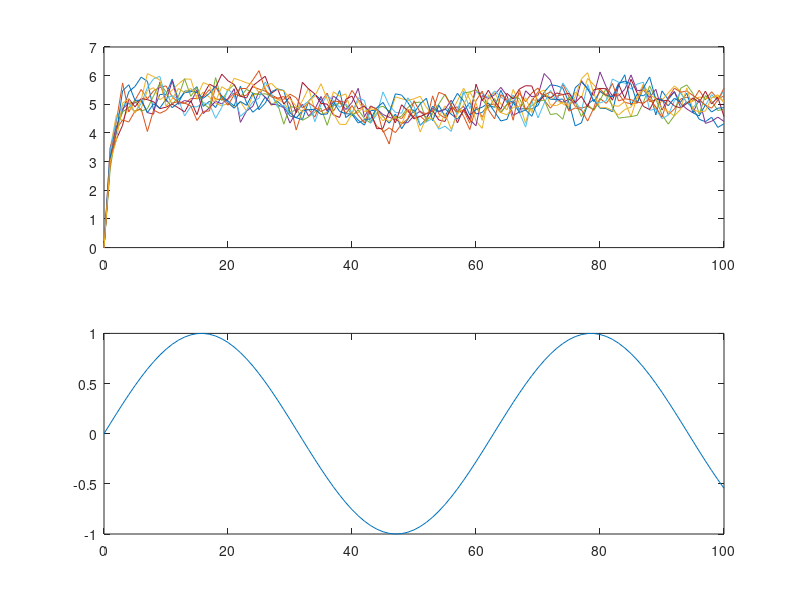

Write the MATLAB code that produced this figure. (Note: this script raises an error after producing the figure.)
clear


theta=1;
mu=5;
sigma=0.5;
alpha = 0.25;

Tmax    = 100;
dT      = 0.01; % integration step
deltaT  = 1; % sampling time
Ntimes  = 10;
times = [0:dT:Tmax];
%u = zeros(size(times));
%u = times>Tmax/3 & times<Tmax*2/3;
u = sin(times/10);

% sde=hwv(theta,mu,sigma, 'StartState', 1); 
% [paths,times]=simByEuler(sde, Tmax/dT, 'nTrials', Ntimes, 'DeltaTime', dT); 
% [paths,times]=simulate(sde, Tmax/dT, 'nTrials', Ntimes, 'DeltaTime', dT); 
% data=squeeze(paths);

X=nan(length(times),Ntimes);
X(1,:)=zeros(1,Ntimes);
for i=1:length(times)
    X(i+1,:)= X(i,:) + (theta*(mu-X(i,:)) + alpha*u(i))*dT + sigma* sqrt(dT) * randn(1,Ntimes);
end

X_data=X(1:deltaT/dT:end,:);
u_data=u(1:deltaT/dT:end)';
times=times(1:deltaT/dT:end);

figure; 
subplot(2,1,1)
plot(times, X_data)
subplot(2,1,2)
plot(times, u_data)

[m_LASSO, t_LASSO, s_LASSO, a_LASSO] = LASSO_SDE_parameters(X_data, u_data, deltaT);
[m_OLS, t_OLS, s_OLS]       = LS_SDE_parameters(X_data, deltaT);
[m_MLE, t_MLE, s_MLE]       = MLE_SDE_parameters(X_data, deltaT);

fprintf('Parameters: Tmax=%.1f\tdT=%.3f\tdeltaT=%.3f\tNtimes=%d\n', Tmax, dT, deltaT, Ntimes)
fprintf('Parameters: mean(data)=%.3f\tstd(data)=%.3f\n\n', mean(X_data(:)), std(X_data(:)))
fprintf('\ttheta\tmu\tsigma\talpha\n')
fprintf('TRUE\t%.2f\t%.2f\t%.2f\t%.2f\n',theta,mu,sigma,alpha)
fprintf('LASSO\t%.2f\t%.2f\t%.2f\t%.2f\n',mean(t_LASSO),  mean(m_LASSO),  mean(s_LASSO),  mean(a_LASSO))
fprintf('OLS\t%.2f\t%.2f\t%.2f\n',  mean(t_OLS),    mean(m_OLS),    mean(s_OLS))
fprintf('MLE\t%.2f\t%.2f\t%.2f\n',  mean(t_MLE),    mean(m_MLE),    mean(s_MLE))

